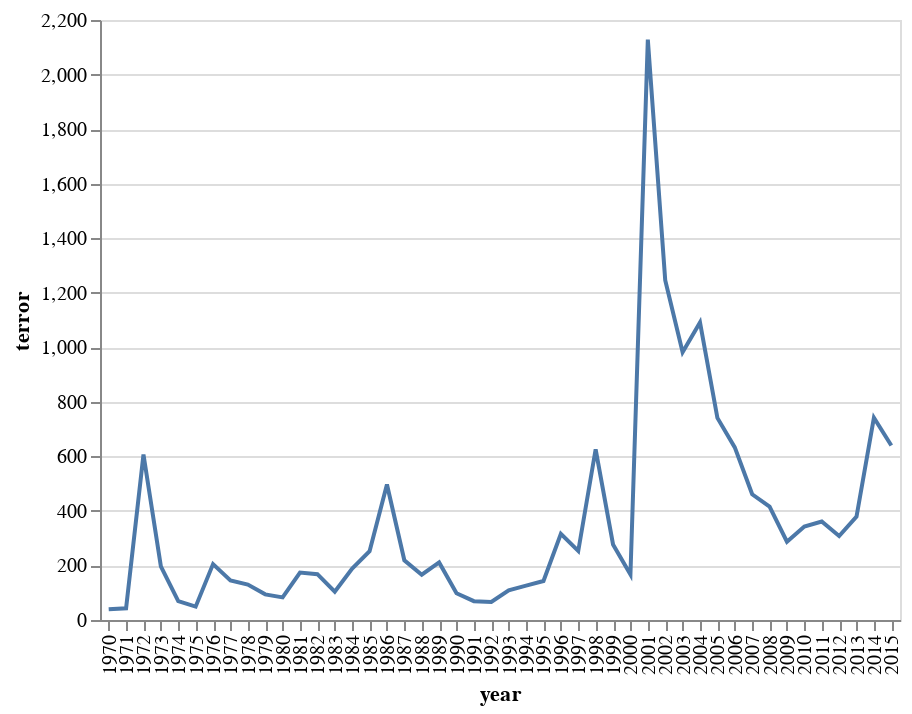

Notebook code cell kept with this figure:
### Code cell
alt.Chart(year_summ[['year','terror']]).mark_line().encode(x='year:O', y='terror')

### Figure 1 — Vega-Lite specification as saved in the notebook (floating-point values rounded to 4 significant figures)
{"$schema": "https://vega.github.io/schema/vega-lite/v2.6.0.json", "config": {"view": {"height": 300, "width": 400}}, "data": {"name": "data-6585910bff2bd903737061dcf78ccd4a"}, "datasets": {"data-6585910bff2bd903737061dcf78ccd4a": [{"terror": 39, "year": 1970}, {"terror": 43, "year": 1971}, {"terror": 607, "year": 1972}, {"terror": 197, "year": 1973}, {"terror": 69, "year": 1974}, {"terror": 49, "year": 1975}, {"terror": 205, "year": 1976}, {"terror": 145, "year": 1977}, {"terror": 130, "year": 1978}, {"terror": 94, "year": 1979}, {"terror": 83, "year": 1980}, {"terror": 174, "year": 1981}, {"terror": 168, "year": 1982}, {"terror": 104, "year": 1983}, {"terror": 189, "year": 1984}, {"terror": 252, "year": 1985}, {"terror": 497, "year": 1986}, {"terror": 219, "year": 1987}, {"terror": 166, "year": 1988}, {"terror": 211, "year": 1989}, {"terror": 98, "year": 1990}, {"terror": 69, "year": 1991}, {"terror": 66, "year": 1992}, {"terror": 109, "year": 1993}, {"terror": 126, "year": 1994}, {"terror": 143, "year": 1995}, {"terror": 316, "year": 1996}, {"terror": 253, "year": 1997}, {"terror": 626, "year": 1998}, {"terror": 277, "year": 1999}, {"terror": 167, "year": 2000}, {"terror": 2128, "year": 2001}, {"terror": 1246, "year": 2002}, {"terror": 982, "year": 2003}, {"terror": 1091, "year": 2004}, {"terror": 741, "year": 2005}, {"terror": 633, "year": 2006}, {"terror": 461, "year": 2007}, {"terror": 416, "year": 2008}, {"terror": 287, "year": 2009}, {"terror": 343, "year": 2010}, {"terror": 361, "year": 2011}, {"terror": 308, "year": 2012}, {"terror": 379, "year": 2013}, {"terror": 742, "year": 2014}, {"terror": 640, "year": 2015}]}, "encoding": {"x": {"field": "year", "type": "ordinal"}, "y": {"field": "terror", "type": "quantitative"}}, "mark": "line"}
